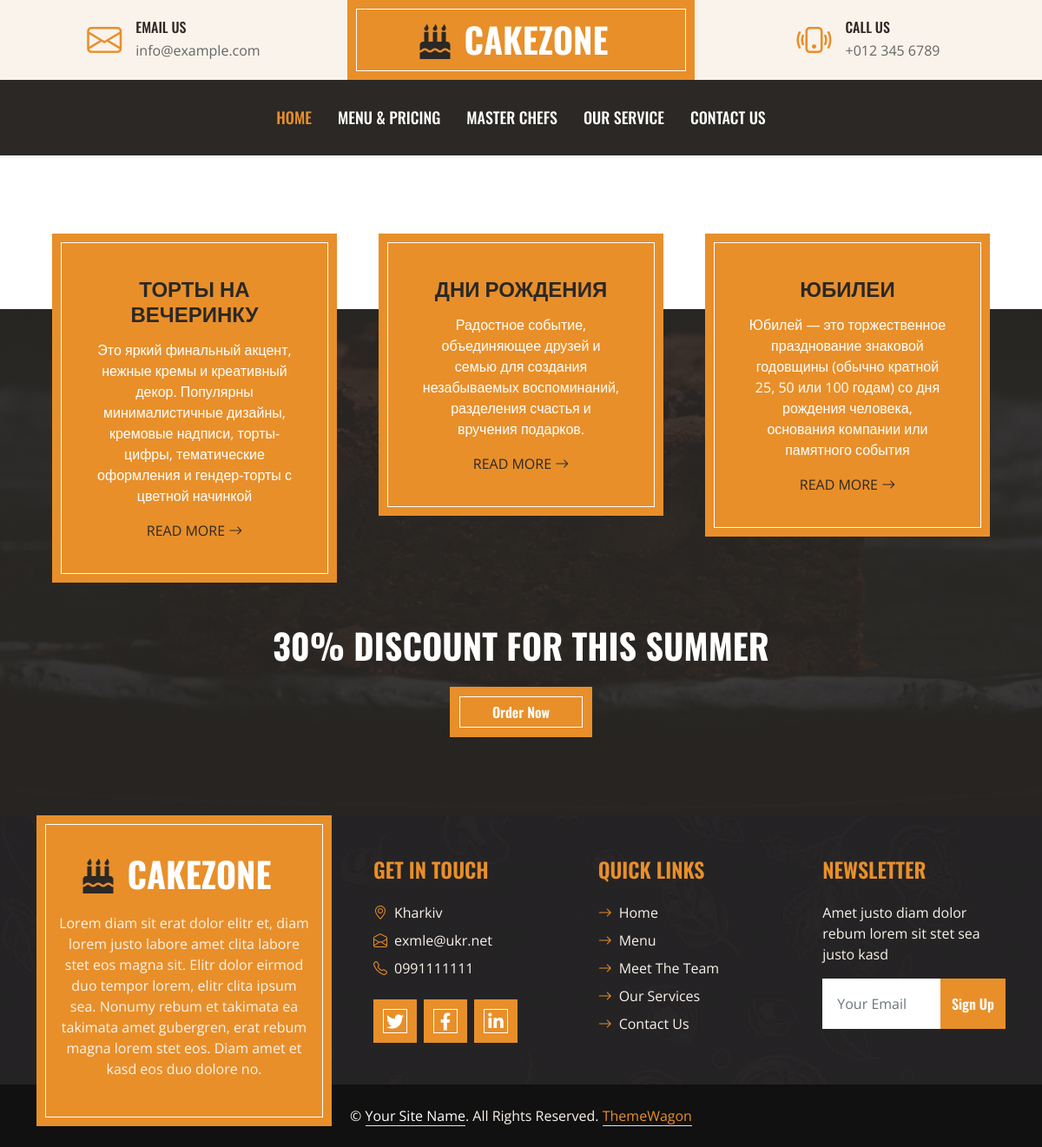
Page /services/ on the committed database.
### menu/models.py (models this page shows, shortened)
class Category(models.Model):
    name = models.CharField(max_length=50)
    description = models.TextField(blank=True)
    sort = models.PositiveSmallIntegerField()
    is_vsible = models.BooleanField(default=True)
    class Meta:
        verbose_name = 'Категория' #'Category'
        verbose_name_plural = 'Категории' #'Categories'
        ordering = ('sort',)

### contacts/models.py (models this page shows, shortened)
class Contacts(models.Model):
    address = models.TextField() #address = models.CharField(max_length=255) мой вариант был
    photo = models.ImageField(upload_to='contacts_photos')
    phone = models.CharField(max_length=20)
    email = models.EmailField()
    working_hours = models.CharField(max_length=100)
    is_visible = models.BooleanField(default=True)
    sort = models.PositiveSmallIntegerField()
    facebook = models.URLField(blank=True)
    instagram = models.URLField(blank=True)
    twitter = models.URLField(blank=True)
    linkedin = models.URLField(blank=True)
    class Meta:
        verbose_name = 'Контакт' #'Contact'
        verbose_name_plural = 'Контакты' #'Contacts'
        ordering = ('sort',)

### services/views.py (the view)
# urls.py: path('', index, name = 'index'),
def index(request):
    categories = Category.objects.filter(is_vsible=True).order_by('sort')
    context = {
        'categories': categories,
    }
    return render(request, 'services.html', context=context)

### contacts/context_processors.py (called while the page is built)
def contacts(request):
    return {
        'index_contacts': Contacts.objects.first()
    }

### services/templates/services.html
{% extends "index.html" %}
{% block content %}
    <div class="container-fluid service position-relative px-5" style="margin-top: 90px;">
        <div class="container">
            <div class="row g-5">
                {% for item in categories %}
                    <div class="col-lg-4 col-md-6">
                        <div class="bg-primary border-inner text-center text-white p-5">
                        <h4 class="text-uppercase mb-3">{{ item.name }}</h4>
                        <p>{{ item.description }}</p>
                        <a class="text-uppercase text-dark" href="{% url 'menu:index' %}#tab-{{ item.pk }}">Read More <i class="bi bi-arrow-right"></i></a>
                        </div>
                    </div>
                {% endfor %}
                <div class="col-lg-12 col-md-6 text-center">
                    <h1 class="text-uppercase text-light mb-4">30% Discount For This Summer</h1>
                    <a href="" class="btn btn-primary border-inner py-3 px-5">Order Now</a>
                </div>
            </div>
        </div>
    </div>
{% endblock %}

### templates/footer.html (shortened to what this page needs)
<div class="container-fluid bg-img text-secondary" style="margin-top: 90px">
        <div class="container">
            <div class="row gx-5">
                <div class="col-lg-4 col-md-6 mb-lg-n5">
                    <div class="d-flex flex-column align-items-center justify-content-center text-center h-100 bg-primary border-inner p-4">
                        <a href="index.html" class="navbar-brand">
                            <h1 class="m-0 text-uppercase text-white"><i class="fa fa-birthday-cake fs-1 text-dark me-3"></i>CakeZone</h1>
                        </a>
                        <p class="mt-3">Lorem diam sit erat dolor elitr et, diam lorem justo labore amet clita labore stet eos magna sit. Elitr dolor eirmod duo tempor lorem, elitr clita ipsum sea. Nonumy rebum et takimata ea takimata amet gubergren, erat rebum magna lorem stet eos. Diam amet et kasd eos duo dolore no.</p>
                    </div>
                </div>
                <div class="col-lg-8 col-md-6">
                    <div class="row gx-5">
                        <div class="col-lg-4 col-md-12 pt-5 mb-5">
                            <h4 class="text-primary text-uppercase mb-4">Get In Touch</h4>
                            <div class="d-flex mb-2">
                                <i class="bi bi-geo-alt text-primary me-2"></i>
                                <p class="mb-0">{{ index_contacts.address }}</p>
                            </div>
                            <div class="d-flex mb-2">
                                <i class="bi bi-envelope-open text-primary me-2"></i>
                                <p class="mb-0">{{ index_contacts.email }}</p>
                            </div>
                            <div class="d-flex mb-2">
                                <i class="bi bi-telephone text-primary me-2"></i>
                                <p class="mb-0">{{ index_contacts.phone }}</p>
                            </div>
                            <div class="d-flex mt-4">
                                <a class="btn btn-lg btn-primary btn-lg-square border-inner rounded-0 me-2" href="#"><i class="fab fa-twitter fw-normal"></i></a>
                                <a class="btn btn-lg btn-primary btn-lg-square border-inner rounded-0 me-2" href="#"><i class="fab fa-facebook-f fw-normal"></i></a>
                                <a class="btn btn-lg btn-primary btn-lg-square border-inner rounded-0 me-2" href="#"><i class="fab fa-linkedin-in fw-normal"></i></a>
                            </div>
                        </div>
                        <div class="col-lg-4 col-md-12 pt-0 pt-lg-5 mb-5">
                            <h4 class="text-primary text-uppercase mb-4">Quick Links</h4>
                            <div class="d-flex flex-column justify-content-start">
                                <a class="text-secondary mb-2" href="#"><i class="bi bi-arrow-right text-primary me-2"></i>Home</a>
                                <a class="text-secondary mb-2" href="#"><i class="bi bi-arrow-right text-primary me-2"></i>Menu</a>
                                <a class="text-secondary mb-2" href="#"><i class="bi bi-arrow-right text-primary me-2"></i>Meet The Team</a>
                                <a class="text-secondary mb-2" href="#"><i class="bi bi-arrow-right text-primary me-2"></i>Our Services</a>
                                <a class="text-secondary" href="#"><i class="bi bi-arrow-right text-primary me-2"></i>Contact Us</a>
                            </div>
                        </div>
                        <div class="col-lg-4 col-md-12 pt-0 pt-lg-5 mb-5">
                            <h4 class="text-primary text-uppercase mb-4">Newsletter</h4>
                            <p>Amet justo diam dolor rebum lorem sit stet sea justo kasd</p>
                            <form action="">
                                <div class="input-group">
                                    <input type="text" class="form-control border-white p-3" placeholder="Your Email">
                                    <button class="btn btn-primary">Sign Up</button>
                                </div>
                            </form>
                        </div>
                    </div>
                </div>
            </div>
        </div>
    </div>
<div class="container-fluid text-secondary py-4" style="background: #111111;">
        <div class="container text-center">
            <p class="mb-0">&copy; <a class="text-white border-bottom" href="#">Your Site Name</a>. All Rights Reserved.
			<a class="border-bottom" href="https://themewagon.com" target="_blank">ThemeWagon</a>
        </div>
    </div>

### static/css/style.css (style rules this page uses)
:root { --primary: #E88F2A; --secondary: #FAF3EB; --light: #FFFFFF; --dark: #2B2825; }
h1, h2, .font-weight-bold { font-weight: 700 !important; }
h3, h4, .font-weight-semi-bold { font-weight: 600 !important; }
.btn { font-family: 'Oswald', sans-serif; font-weight: 600; transition: .5s; }
.btn-primary { color: #FFFFFF; }
.border-inner { position: relative; }
.border-inner * { position: relative; z-index: 1; }
.border-inner::before { position: absolute; content: ""; top: 10px; right: 10px; bottom: 10px; left: 10px; background: none; border: 1px solid var(--light); z-index: 0; }
.btn-lg-square { width: 50px; height: 50px; }
.btn-square, .btn-sm-square, .btn-lg-square { padding-left: 0; padding-right: 0; text-align: center; }
.service::after, .contact::after { position: absolute; content: ""; width: 100%; height: calc(100% - 45px); top: 135px; left: 0; background: linear-gradient(rgba(43, 40, 37, .9), rgba(43, 40, 37, .9)), url(../img/service.jpg) center center no-repeat; background-size: cover; z-index: -1; }
.bg-img { background: linear-gradient(rgba(43, 40, 37, .5), rgba(43, 40, 37, .5)), url(../img/bg.jpg) center center no-repeat; background-size: cover; }

### rows in the picture
Category: name "ТОРТЫ НА ВЕЧЕРИНКУ", description "Это яркий финальный акцент, нежные кремы и креативный декор. Популярны минималистичные дизайны, кремовые надписи, торты-цифры, тематические оформления и гендер-торты с цветной начинкой"
Category: name "ДНИ РОЖДЕНИЯ", description "Радостное событие, объединяющее друзей и семью для создания незабываемых воспоминаний, разделения счастья и вручения подарков."
Category: name "ЮБИЛЕИ", description "Юбилей — это торжественное празднование знаковой годовщины (обычно кратной 25, 50 или 100 годам) со дня рождения человека, основания компании или памятного события"
Contacts: address "Kharkiv", email "exmle@ukr.net", phone "0991111111"
